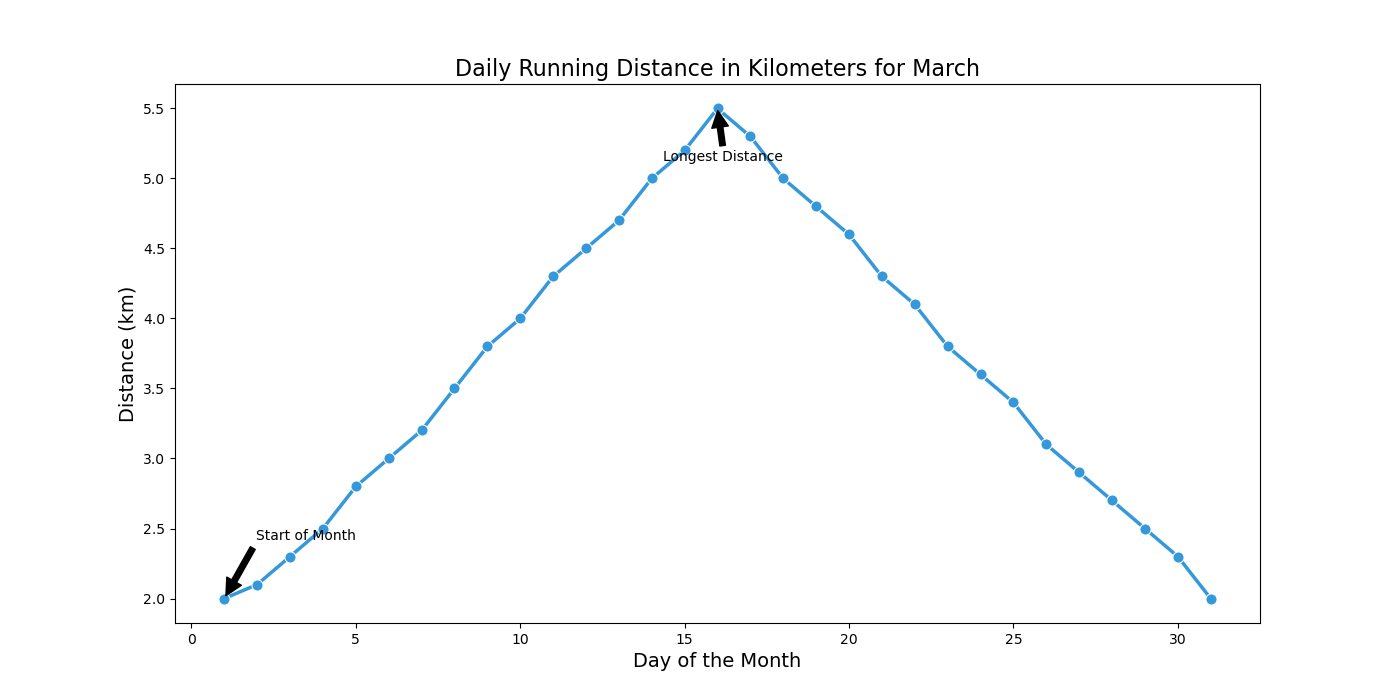

Reproduce this figure in Python.

import seaborn as sns
import matplotlib.pyplot as plt
import pandas as pd

# Data
data = {'Day': [1, 2, 3, 4, 5, 6, 7, 8, 9, 10, 11, 12, 
                13, 14, 15, 16, 17, 18, 19, 20, 21, 22, 
                23, 24, 25, 26, 27, 28, 29, 30, 31],
        'Distance': [2.0, 2.1, 2.3, 2.5, 2.8, 3.0, 3.2, 3.5, 3.8, 4.0, 4.3, 4.5, 
                     4.7, 5.0, 5.2, 5.5, 5.3, 5.0, 4.8, 4.6, 4.3, 4.1, 3.8, 
                     3.6, 3.4, 3.1, 2.9, 2.7, 2.5, 2.3, 2.0]}

# Create DataFrame
df = pd.DataFrame(data)

# Set the size of the plot
plt.figure(figsize=(14, 7))

# Create lineplot
sns.lineplot(x='Day', y='Distance', data=df, 
             color='#3498DB', marker='o', markersize=8, linewidth=2.5)

# Annotations could be added on specific important points
plt.annotate('Longest Distance', xy=(16, 5.5), xytext=(18, 5.2),
             arrowprops=dict(facecolor='black', shrink=0.05),
             horizontalalignment='right', verticalalignment='top')

plt.annotate('Start of Month', xy=(1, 2.0), xytext=(5, 2.5),
             arrowprops=dict(facecolor='black', shrink=0.05),
             horizontalalignment='right', verticalalignment='top')

# Adding title and labels
plt.title('Daily Running Distance in Kilometers for March', fontsize=16)
plt.xlabel('Day of the Month', fontsize=14)
plt.ylabel('Distance (km)', fontsize=14)

# Display the plot
plt.show()
